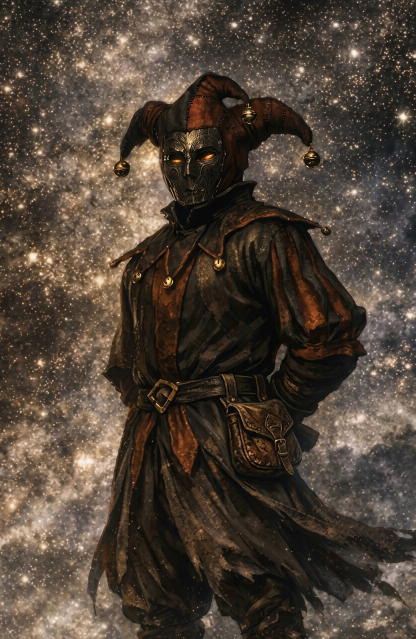
#> input picture src/assets/cards/hadankar2.jpeg, 832 x 1278 px (shown at 1/2 size); its folder holds only this picture in this run
$ python -i card_render.py   (imports and definitions only)
#> lines starting #> are read from the running program, lines starting #| are printed output that depends on the picture
### src/utils/paths.py
"""
Centrální definice cest k datovým souborům.
Všechny cogy importují cesty odsud — nikdy nepoužívají holé stringy jako "profiles.json".
"""
import os
import json
import shutil

# Kořen projektu (ArionBot/)
ROOT = os.path.dirname(os.path.dirname(os.path.dirname(os.path.abspath(__file__))))

# Složka s daty — přepíše se env var DATA_DIR (Railway volume: /data)
DATA_DIR = os.environ.get("DATA_DIR", os.path.join(ROOT, "src", "database", "data"))
DEFAULT_DATA_DIR = os.path.join(ROOT, "src", "database", "data")


# [42 lines left out: function sync_default_data_files, not called in this run]


# ── Definice systémových položek (musí být dostupné v každém prostředí) ────
DEFAULT_ITEMS = {
    "brasna": {
        "name": "Brašna",
        "category": "příslušenství",
        "slot": "belt",
        "stackable": False,
        "consumable": False,
        "desc": "Malá brašna na pás — zvyšuje nositele na inventáře"
    },
    "kozena_tunika": {
        "name": "Kožená tunika",
        "category": "armor",
        "slot": "chest",
        "stackable": False,
        "consumable": False,
        "def": 5,
        "desc": "Jednoduchá kožená zbroj"
    },
    "ocelovy_kyrys": {
        "name": "Ocelový kýrys",
        "category": "armor",
        "slot": "chest",
        "stackable": False,
        "consumable": False,
        "def": 8,
        "requires": {"STR": 3},
        "desc": "Robustní ocelová zbroj"
    },
    "magicka_roba": {
        "name": "Magická roba",
        "category": "armor",
        "slot": "chest",
        "stackable": False,
        "consumable": False,
        "def": 3,
        "mana": 5,
        "desc": "Roba plná kouzelné energie"
    },
    "bojova_hul": {
        "name": "Bojová hůl",
        "category": "zbraně",
        "slot": "hand_l",
        "hand_type": "two",
        "stackable": False,
        "consumable": False,
        "atk": 14,
        "desc": "Obouruční hůl bojového mnicha"
    },
    "magicka_hulka": {
        "name": "Magická hůlka",
        "category": "zbraně",
        "slot": "hand_l",
        "stackable": False,
        "consumable": False,
        "atk": 5,
        "mana": 3,
        "desc": "Hůlka pro seslávání kouzel"
    },
    "sipky_10x": {
        "name": "Šípky (10x)",
        "category": "náboje",
        "slot": None,
        "stackable": True,
        "consumable": True,
        "desc": "Balíček 10 obyčejných šípů"
    },
    "ogniva_runa": {
        "name": "Ohnivá runa",
        "category": "zbraně",
        "slot": "hand_l",
        "stackable": False,
        "consumable": False,
        "atk": 18,
        "desc": "Runa ohnivé magie — 🔥"
    },
    "ledova_runa": {
        "name": "Ledová runa",
        "category": "zbraně",
        "slot": "hand_l",
        "stackable": False,
        "consumable": False,
        "atk": 18,
        "desc": "Runa ledové magie — ❄️"
    },
    "uzdravovaci_runa": {
        "name": "Uzdravovací runa",
        "category": "zbraně",
        "slot": "hand_l",
        "stackable": False,
        "consumable": False,
        "atk": 0,
        "desc": "Runa uzdravovací magie — 💚"
    },
    "lektvar_zivota": {
        "name": "Léktvár života",
        "category": "consumable",
        "slot": None,
        "stackable": True,
        "consumable": True,
        "desc": "Obnoví 10 HP"
    },
    "lektvar_many": {
        "name": "Léktvár many",
        "category": "consumable",
        "slot": None,
        "stackable": True,
        "consumable": True,
        "desc": "Obnoví 10 many"
    },
}


# [17 lines left out: function bootstrap_items, not called in this run]


def data(filename: str) -> str:
    """Vrátí absolutní cestu k souboru ve složce database/data/."""
    return os.path.join(DATA_DIR, filename)


# ── Hráčská data ──────────────────────────────────────────────
PROFILES   = data("profiles.json")
CHARACTERS = data("characters.json")  # 👥 registr postav (multi-character) + aktivní slot
ECONOMY    = data("economy.json")     # 🟡 zlaťáky (gold) — RP / DnD měna
SILVER     = data("silver.json")      # ⚪ stříbrňáky (silver) — měna miniher
STARDUST   = data("stardust.json")    # ✨ hvězdný prach (stardust) — z karet/duchů
MINIGAME_CURRENCY = data("minigame_currency.json")  # přepínač měny miniher (silver/gold)
DIARIES    = data("diaries.json")
ITEMS      = data("items.json")

# ── Herní stav ────────────────────────────────────────────────
RP_ROOMS      = data("rp_rooms.json")
QUESTS        = data("quests.json")
QUEST_LOG     = data("quest_log.json")
SHOP          = data("shop.json")
SHOPS         = data("shops.json")
PARTIES       = data("parties.json")
GUILDS        = data("guilds.json")
TOURNAMENT    = data("tournament.json")
COMBAT_STATE  = data("combat_state.json")

REPUTATION  = data("reputation.json")

# ── Statistiky ────────────────────────────────────────────────
TAKEDOWNS      = data("takedowns.json")
ROLL_STATS     = data("roll_stats.json")
DND_COUNTER    = data("dnd_counter.json")
KOSTKY_LB      = data("kostky_leaderboard.json")
KOSTKY_MAGIC   = data("kostky_magic_dice.json")
GUESS_SCORES       = data("guess_scores.json")
LIAR_SCORES        = data("liar_scores.json")
LIAR_SLOTS_SCORES  = data("liar_slots_scores.json")
LABYRINTH_SCORES   = data("labyrinth_scores.json")
DUEL_SCORES        = data("duel_scores.json")

# ── Příběhy / novinky ────────────────────────────────────────
NEWS        = data("news.json")
STORY_LIB   = data("story_library.json")

# ── Sběratelské karty ────────────────────────────────────────
CARDS_DIR   = os.path.join(ROOT, "src", "assets", "cards")
FRAMES_DIR  = os.path.join(ROOT, "src", "assets", "frames")
CRATES_DIR  = os.path.join(ROOT, "src", "assets", "crates")
CARDS_DATA  = data("cards_data.json")
CARDS_INVENTORY = data("cards_inventory.json")
CARDS_CRATES = data("cards_crates.json")
CARDS_FRAMES = data("cards_frames.json")
FRAMES_INVENTORY = data("frames_inventory.json")
STORY_SAVE  = data("story_save.json")

# ── Assets ───────────────────────────────────────────────────
ASSETS_DIR  = os.path.join(ROOT, "src", "assets")
TAROT_DIR   = os.path.join(ASSETS_DIR, "tarot")
DICE_DIR    = os.path.join(ASSETS_DIR, "dice")

# ── Achievementy ─────────────────────────────────────────────
ACHIEVEMENTS      = data("achievements.json")
ACHIEVEMENT_DATA  = data("achievement_data.json")

# ── Perky ─────────────────────────────────────────────────────
PERKS        = data("perks.json")
PLAYER_PERKS = data("player_perks.json")

# ── Bot state ────────────────────────────────────────────────
TUTORIAL_MSG = data("tutorial_msg.json")

# ── Tierlistry ───────────────────────────────────────────────
TIERLISTS = data("tierlists.json")

# ── Furioku: Odhalení loot pool ──────────────────────────────
ODHALENI_POOL = data("odhaleni_pool.json")

### src/utils/card_render.py
"""Dynamický render sběratelských karet přímo přes čistý artwork."""

import io
import math
import os

from PIL import Image, ImageDraw, ImageEnhance, ImageFilter, ImageOps

from src.logic.profile_render import _font, _save, _truncate, _wrap
from src.utils.paths import FRAMES_DIR

W, H = 1024, 1536
PAD = 62


# [148 lines left out: functions _open_image, _fit_name, _chip, _apply_frame, render_card_showcase, not called in this run]


# ---------------------------------------------------------------------------
# Album renderer — mřížka karet pro /cards album
# ---------------------------------------------------------------------------

_COLS = 3          # počet karet na řádek
_THUMB_W = 320     # šířka miniaturní karty
_THUMB_H = 480     # výška miniaturní karty
_GAP = 18          # mezera mezi kartami
_HEADER_H = 120    # výška hlavičky alba
_PAD_OUT = 36      # vnější padding vlevo/vpravo
_BORDER_R = 14     # zaoblení rohu jednotlivé miniatury
_QUALITY_ORDER = ["shiny", "gold", "normal", "damaged"]
_RARITY_ORDER  = ["legendary", "epic", "rare", "common", "uncommon"]


# [24 lines left out: functions _quality_key, _rarity_key, _rarity_color, not called in this run]


def _quality_label(quality: str) -> str:
    labels = {"shiny": "✨ Shiny", "gold": "🥇 Gold", "normal": "Normal", "damaged": "💔 Damaged"}
    return labels.get(quality, quality.capitalize())


def _draw_nocard_thumb(nocard_path: str | None) -> Image.Image:
    """Vykreslí placeholder miniaturu pro nevlastněnou kartu."""
#> called with nocard_path = '../assets/cards/hadankar2.jpeg'
    thumb = Image.new("RGBA", (_THUMB_W, _THUMB_H), (14, 14, 22, 255))
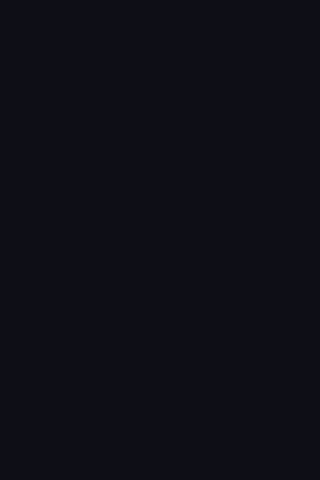
#> thumb: PIL image 320x480 RGBA; mean R, G, B, A 14, 14, 22, 255
    draw = ImageDraw.Draw(thumb)

    # Tmavý gradient
    for y in range(_THUMB_H):
        t = y / _THUMB_H
        c = int(18 + 10 * t)
        draw.line([(0, y), (_THUMB_W, y)], fill=(c, c, c + 8, 255))

    # Rámeček
    draw.rounded_rectangle(
        (4, 4, _THUMB_W - 4, _THUMB_H - 4),
        radius=_BORDER_R,
        outline=(55, 55, 75, 255),
        width=3,
    )

    # Pokud máme nocard.png, použijeme ho jako základ
    if nocard_path and os.path.exists(nocard_path):
        try:
            nc = Image.open(nocard_path).convert("RGBA")
            nc = nc.resize((_THUMB_W, _THUMB_H), Image.Resampling.LANCZOS)
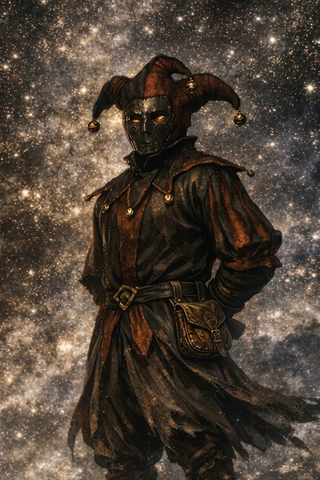
#> nc: PIL image 320x480 RGBA; mean R, G, B, A 77.5, 65.3, 54.1, 255
            # Ztmav ho trochu
            from PIL import ImageEnhance
            nc = ImageEnhance.Brightness(nc).enhance(0.85)
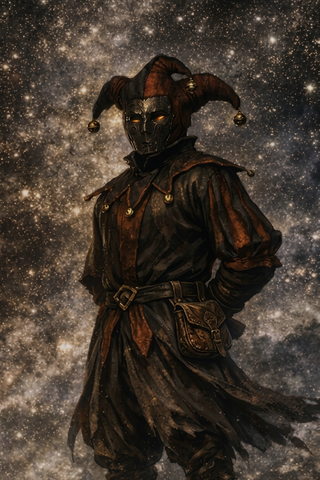
#> nc: PIL image 320x480 RGBA; mean R, G, B, A 65.4, 55.1, 45.5, 255
            thumb.alpha_composite(nc)
            return thumb
        except Exception:
            pass

    # Fallback — malovaný placeholder
    cx, cy = _THUMB_W // 2, _THUMB_H // 2

    # Velký otazník
    q_font = _font(180, serif=True)
    draw.text((cx, cy - 40), "?", font=q_font, fill=(50, 50, 68, 255), anchor="mm")
    draw.text((cx, cy - 40), "?", font=q_font, fill=(70, 70, 95, 200), anchor="mm")

    # ???? dole
    s_font = _font(38)
    draw.text((cx, cy + 150), "????", font=s_font, fill=(75, 75, 100, 255), anchor="mm")

    return thumb


# [154 lines left out: functions _draw_card_thumb, render_album_grid, not called in this run]

>>> result = _draw_nocard_thumb('../assets/cards/hadankar2.jpeg')

$ run again, on src/assets/cards/alice_queen.png
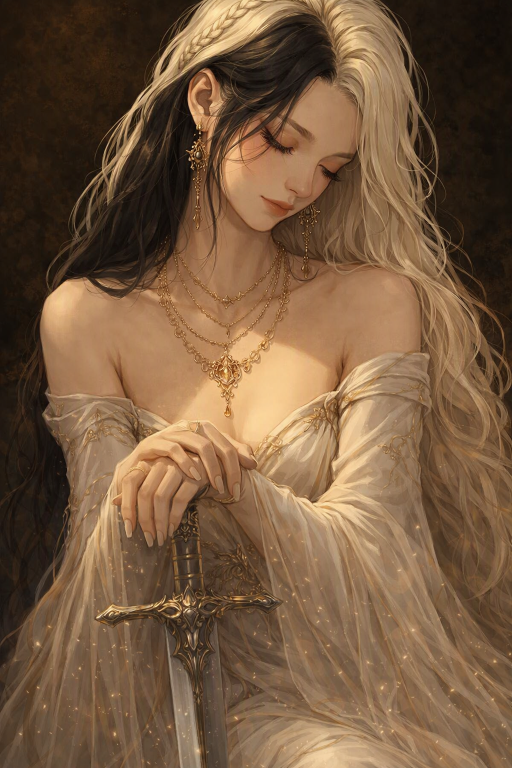
#> input picture src/assets/cards/alice_queen.png, 1024 x 1536 px (shown at 1/2 size)
#> in _draw_nocard_thumb, `nc = nc.resize((_THUMB_W, _THUMB_H), Image.Resampling.LANCZOS)`:
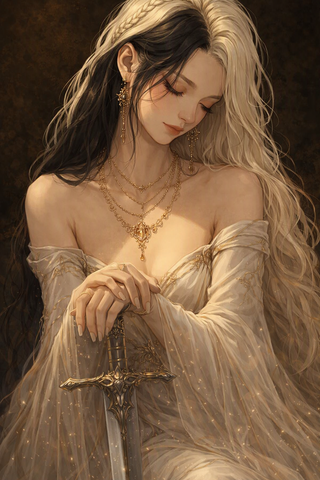
#> nc: PIL image 320x480 RGBA; mean R, G, B, A 118.4, 89.7, 63.2, 255
#> in _draw_nocard_thumb, `nc = ImageEnhance.Brightness(nc).enhance(0.85)`:
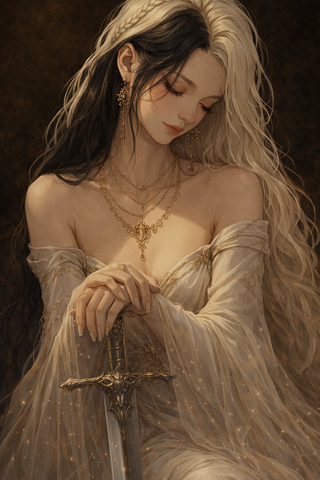
#> nc: PIL image 320x480 RGBA; mean R, G, B, A 100.2, 75.7, 53.3, 255

$ run again, on src/assets/cards/bojovy_sasek.png
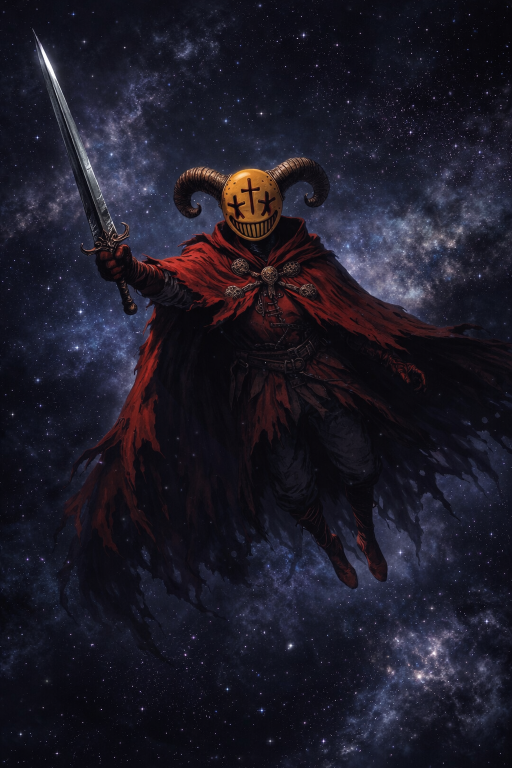
#> input picture src/assets/cards/bojovy_sasek.png, 1024 x 1536 px (shown at 1/2 size)
#> in _draw_nocard_thumb, `nc = nc.resize((_THUMB_W, _THUMB_H), Image.Resampling.LANCZOS)`:
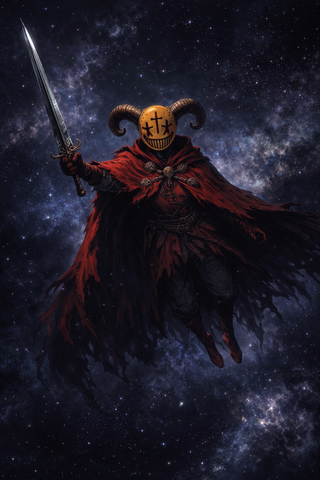
#> nc: PIL image 320x480 RGBA; mean R, G, B, A 29.3, 26.9, 39.5, 255
